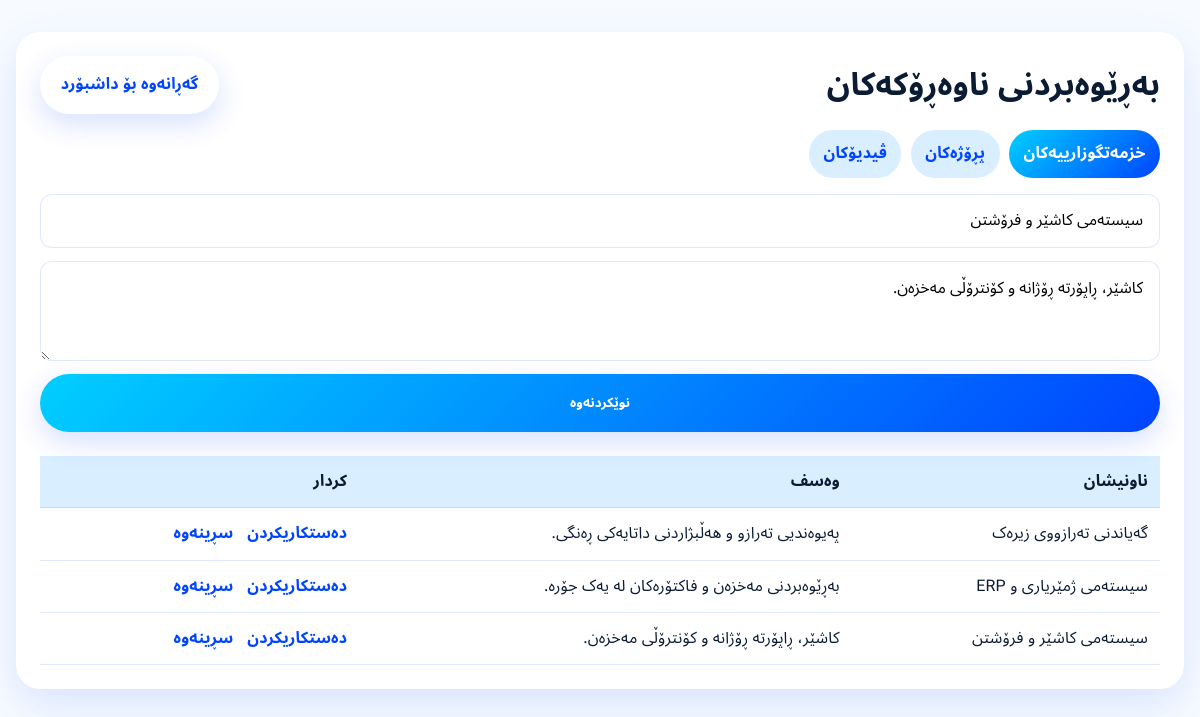
Page /admin/manage.php?section=services&action=edit&id=1 (signed in) on the committed database.
### tables this page shows
CREATE TABLE IF NOT EXISTS services (
  id INT AUTO_INCREMENT PRIMARY KEY,
  title VARCHAR(200) NOT NULL,
  description TEXT NOT NULL,
  created_at TIMESTAMP DEFAULT CURRENT_TIMESTAMP
);

### admin/manage.php (the view, shortened to what this page needs)
<?php
$conn = getDbConnection();
$section = $_GET['section'] ?? 'services';
$action = $_GET['action'] ?? 'list';
$id = (int)($_GET['id'] ?? 0);
$record = null;
if ($action === 'edit' && $id) {
    if ($section === 'services') {
        $result = mysqli_query($conn, "SELECT * FROM services WHERE id=$id");
        $record = mysqli_fetch_assoc($result);
    } elseif ($section === 'projects') {
        $result = mysqli_query($conn, "SELECT * FROM projects WHERE id=$id");
        $record = mysqli_fetch_assoc($result);
    } elseif ($section === 'videos') {
        $result = mysqli_query($conn, "SELECT * FROM videos WHERE id=$id");
        $record = mysqli_fetch_assoc($result);
    }
}
$items = [];
if ($section === 'services') {
    $result = mysqli_query($conn, 'SELECT * FROM services ORDER BY id DESC');
    while ($row = mysqli_fetch_assoc($result)) $items[] = $row;
} elseif ($section === 'projects') {
    $result = mysqli_query($conn, 'SELECT * FROM projects ORDER BY id DESC');
    while ($row = mysqli_fetch_assoc($result)) $items[] = $row;
} elseif ($section === 'videos') {
    $result = mysqli_query($conn, 'SELECT * FROM videos ORDER BY id DESC');
    while ($row = mysqli_fetch_assoc($result)) $items[] = $row;
}
?>
<!DOCTYPE html>
<html lang="ckb" dir="rtl">
<head>
  <link rel="stylesheet" href="../assets/style.css" />
</head>
<body>
  <div class="admin-shell">
    <div class="topbar">
      <h1>بەڕێوەبردنی ناوەڕۆکەکان</h1>
      <a class="btn btn-secondary" href="dashboard.php">گەڕانەوە بۆ داشبۆرد</a>
    </div>
    <div class="tabs">
      <a href="manage.php?section=services" class="<?= $section === 'services' ? 'active' : '' ?>">خزمەتگوزارییەکان</a>
      <a href="manage.php?section=projects" class="<?= $section === 'projects' ? 'active' : '' ?>">پڕۆژەکان</a>
      <a href="manage.php?section=videos" class="<?= $section === 'videos' ? 'active' : '' ?>">ڤیدیۆکان</a>
    </div>
    <form method="post" enctype="multipart/form-data">
      <input type="text" name="title" placeholder="ناونیشان" value="<?= htmlspecialchars($record['title'] ?? '', ENT_QUOTES, 'UTF-8') ?>" required />
      <textarea name="description" placeholder="وەسف" required><?= htmlspecialchars($record['description'] ?? '', ENT_QUOTES, 'UTF-8') ?></textarea>
      <button class="btn btn-primary" type="submit"><?= $action === 'edit' ? 'نوێکردنەوە' : 'زیادکردن' ?></button>
    </form>
    <table>
      <thead>
        <tr>
          <th>ناونیشان</th>
          <th>وەسف</th>
          <th>کردار</th>
        </tr>
      </thead>
      <tbody>
        <?php foreach ($items as $item): ?>
          <tr>
            <td><?= htmlspecialchars($item['title'], ENT_QUOTES, 'UTF-8') ?></td>
            <td><?= htmlspecialchars($item['description'], ENT_QUOTES, 'UTF-8') ?></td>
            <td class="actions">
              <a href="manage.php?section=<?= $section ?>&action=edit&id=<?= $item['id'] ?>">دەستکاریکردن</a>
              <a href="manage.php?section=<?= $section ?>&delete=<?= $item['id'] ?>" onclick="return confirm('دڵنیایت؟')">سڕینەوە</a>
            </td>
          </tr>
        <?php endforeach; ?>
      </tbody>
    </table>
  </div>
</body>
</html>

### assets/style.css (style rules this page uses)
:root { --primary-deep: #0044ff; --primary-blue: #00a2ff; --accent-cyan: #00cfff; --pale-blue: #d9eeff; --bg: #f7fbff; --surface: #ffffff; --text: #0a1b33; --muted: #5f728f; --border: rgba(0, 68, 255, 0.12); --shadow: 0 16px 45px rgba(0, 68, 255, 0.12); --radius-lg: 24px; --radius-md: 16px; --radius-sm: 12px; --max-width: 1180px; --bg-gradient-end: #ffffff; --header-bg: rgba(247, 251, 255, 0.86); --header-border: rgba(0, 68, 255, 0.08); --card-solid: #ffffff; --chip-bg: rgba(217, 238, 255, 0.7); --hero-card-bg: linear-gradient(145deg, rgba(255, 255, 255, 0.95), rgba(217, 238, 255, 0.82)); --hero-item-bg: rgba(255, 255, 255, 0.8); --hero-item-border: rgba(0, 68, 255, 0.08); --stat-bg: linear-gradient(135deg, rgba(217, 238, 255, 0.6), rgba(255, 255, 255, 0.9)); --input-bg: #fdfefe; --input-border: rgba(0, 68, 255, 0.14); }
html, body, .site-header, .site-footer, .service-card, .portfolio-card, .video-card, .hero-card { transition: background 0.25s ease, color 0.25s ease, border-color 0.25s ease, box-shadow 0.25s ease; }
* { box-sizing: border-box; margin: 0; padding: 0; }
html { scroll-behavior: smooth; }
body { font-family: 'Noto Sans Arabic', 'Amiri', 'Scheherazade New', 'Segoe UI', Tahoma, Arial, sans-serif; font-weight: 400; letter-spacing: 0.01em; -webkit-font-smoothing: antialiased; -moz-osx-font-smoothing: grayscale; text-rendering: optimizeLegibility; background: linear-gradient(180deg, var(--bg) 0%, var(--bg-gradient-end) 100%); color: var(--text); line-height: 1.7; overflow-x: hidden; }
h1, h2, h3, h4, h5, h6, p, span, a, button, input, textarea, select { font-family: inherit; }
a { color: inherit; text-decoration: none; }
.btn { display: inline-flex; align-items: center; justify-content: center; gap: 0.6rem; border: 0; border-radius: 999px; padding: 0.95rem 1.3rem; font-weight: 700; cursor: pointer; transition: 0.3s ease; box-shadow: 0 10px 28px rgba(0, 68, 255, 0.16); }
.btn-primary { background: linear-gradient(135deg, var(--accent-cyan), var(--primary-deep)); color: white; }
.btn-secondary { background: var(--card-solid); color: var(--primary-deep); }

### admin/manage.php (style rules this page uses)
body { background: var(--bg); }
.admin-shell { width: min(1200px, calc(100% - 2rem)); margin: 2rem auto; background: white; border-radius: 24px; padding: 1.5rem; box-shadow: var(--shadow); }
.topbar { display: flex; justify-content: space-between; align-items: center; gap: 1rem; margin-bottom: 1rem; }
.tabs { display: flex; flex-wrap: wrap; gap: 0.6rem; margin-bottom: 1rem; }
.tabs a { padding: 0.65rem 0.9rem; border-radius: 999px; background: var(--pale-blue); color: var(--primary-deep); font-weight: 700; }
.tabs a.active { background: linear-gradient(135deg, var(--accent-cyan), var(--primary-deep)); color: white; }
form { display: grid; gap: 0.8rem; margin-bottom: 1.5rem; }
input, textarea, select { width: 100%; padding: 0.8rem 1rem; border-radius: 12px; border: 1px solid var(--border); font: inherit; }
textarea { min-height: 100px; }
table { width: 100%; border-collapse: collapse; }
th, td { border-bottom: 1px solid var(--border); padding: 0.75rem; text-align: right; vertical-align: top; }
th { background: var(--pale-blue); }
.actions a { color: var(--primary-deep); font-weight: 700; margin-left: 0.6rem; }

### rows in the picture
services: title "سیستەمی کاشێر و فرۆشتن", description "کاشێر، ڕاپۆرتە ڕۆژانە و کۆنترۆڵی مەخزەن."
services: title "گەیاندنی تەرازووی زیرەک", description "پەیوەندیی تەرازو و هەڵبژاردنی داتایەکی ڕەنگی."
services: title "سیستەمی ژمێریاری و ERP", description "بەڕێوەبردنی مەخزەن و فاکتۆرەکان لە یەک جۆرە."
